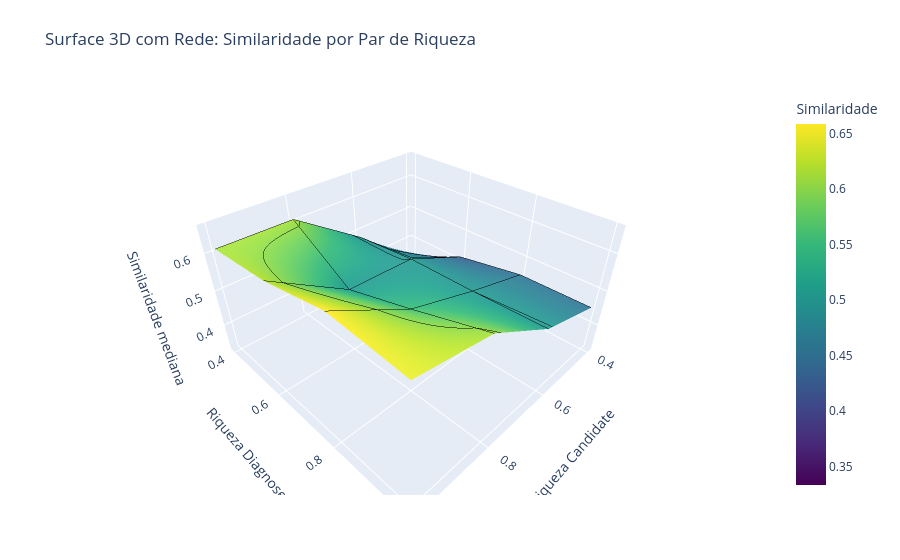

Notebook cell for this chart:
### Code cell
import numpy as np
import plotly.graph_objects as go

pivot_surface = df.pivot_table(
    index='riqueza_diagnosed',
    columns='riqueza_candidate',
    values='similarity_result',
    aggfunc='median'  # Ou 'median'
).sort_index().sort_index(axis=1)

x = pivot_surface.columns.values      # riqueza_candidate
y = pivot_surface.index.values        # riqueza_diagnosed
z = pivot_surface.values              # similaridade média

fig = go.Figure(data=[
    go.Surface(
        z=z,
        x=x,
        y=y,
        colorscale='Viridis',
        colorbar=dict(title='Similaridade'),
        opacity=0.96,
        showscale=True,
        contours={
            "x": {"show": True, "color":"black", "width":2},
            "y": {"show": True, "color":"black", "width":2},
            "z": {"show": True, "color":"black", "width":2}
        }
    )
])

fig.update_layout(
    title='Surface 3D com Rede: Similaridade por Par de Riqueza',
    scene=dict(
        xaxis_title='Riqueza Candidate',
        yaxis_title='Riqueza Diagnosed',
        zaxis_title='Similaridade mediana'
    ),
    autosize=True,
    margin=dict(l=50, r=50, b=65, t=90),
)

fig.show()

### Figure 1 — Plotly figure (JSON) as saved in the notebook; plotly's stock layout.template omitted (floating-point values rounded to 4 significant figures)
{"data": [{"colorbar": {"title": {"text": "Similaridade"}}, "colorscale": [[0, "#440154"], [0.1111, "#482878"], [0.2222, "#3e4989"], [0.3333, "#31688e"], [0.4444, "#26828e"], [0.5556, "#1f9e89"], [0.6667, "#35b779"], [0.7778, "#6ece58"], [0.8889, "#b5de2b"], [1, "#fde725"]], "contours": {"x": {"color": "black", "show": true, "width": 2}, "y": {"color": "black", "show": true, "width": 2}, "z": {"color": "black", "show": true, "width": 2}}, "opacity": 0.96, "showscale": true, "type": "surface", "x": [0.4, 0.6, 0.8, 1.0], "y": [0.4, 0.6, 0.8, 1.0], "z": [[0.3333, 0.4848, 0.6111, 0.6111], [0.4211, 0.5, 0.5044, 0.6237], [0.4524, 0.5, 0.5556, 0.6587], [0.4524, 0.5044, 0.6111, 0.6434]]}], "layout": {"autosize": true, "margin": {"b": 65, "l": 50, "r": 50, "t": 90}, "scene": {"xaxis": {"title": {"text": "Riqueza Candidate"}}, "yaxis": {"title": {"text": "Riqueza Diagnosed"}}, "zaxis": {"title": {"text": "Similaridade mediana"}}}, "title": {"text": "Surface 3D com Rede: Similaridade por Par de Riqueza"}}}
